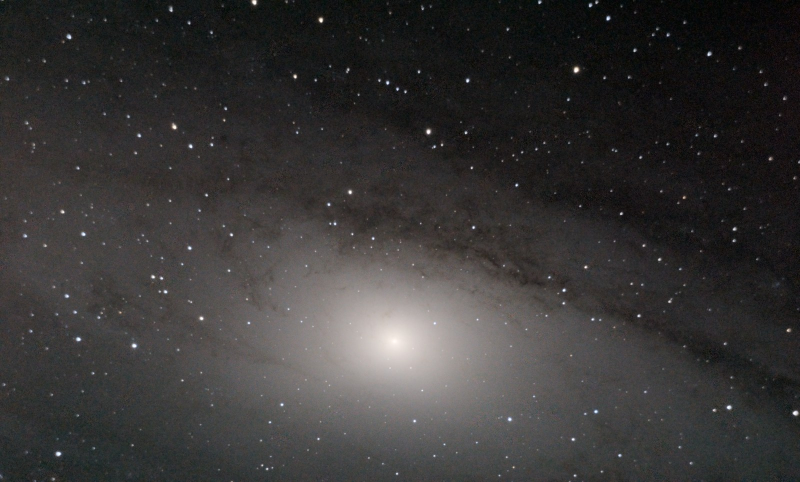
#> input picture observations/2026-10-03/images/andromeda-core-1600.jpg, 1600 x 964 px (shown at 1/2 size)
$ python level-planet.py ../../../../observations/2026-10-03/images/andromeda-core-1600.jpg out.png 5 5
#> lines starting #> are read from the running program, lines starting #| are printed output that depends on the picture
"""Turn a planet picture so its long axis (Saturn's rings) lies level, and crop round it. One Lanczos rotation.
Usage: level-planet.py <in.png> <out.png> [crop width] [crop height]"""
import sys, json
import numpy as np, cv2
im = cv2.imread(sys.argv[1], cv2.IMREAD_COLOR); cw = int(sys.argv[3]) if len(sys.argv) > 3 else 460; ch = int(sys.argv[4]) if len(sys.argv) > 4 else 260
#> further down, im is the input picture: shape (964, 1600, 3); mean B, G, R 54.2, 54.7, 56.4
g = cv2.cvtColor(im, cv2.COLOR_BGR2GRAY).astype(np.float64); m = g * (g > 0.12 * g.max())
#> after `m = g * (g > 0.12 * g.max())`:
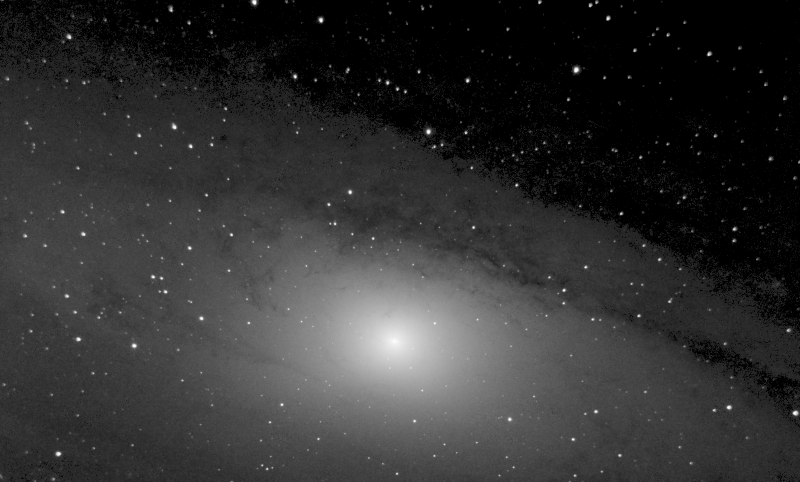
#> m: shape (964, 1600) float64 (shown at 1/2 size); min 0, max 255, mean 49.4
yy, xx = np.mgrid[0:g.shape[0], 0:g.shape[1]]; tot = m.sum(); cx, cy = (xx * m).sum() / tot, (yy * m).sum() / tot
#> after `tot = m.sum()`: tot = 76141294
#> after `cx, cy = ((xx * m).sum() / tot, (yy * m).sum() / tot)`: cx = 698; cy = 629.2
mu20, mu02, mu11 = ((xx - cx) ** 2 * m).sum() / tot, ((yy - cy) ** 2 * m).sum() / tot, ((xx - cx) * (yy - cy) * m).sum() / tot
#> mu20 = 151232.9; mu02 = 41740; mu11 = 24634
ang = 0.5 * np.degrees(np.arctan2(2 * mu11, mu20 - mu02))            # the long axis, degrees clockwise from level in picture terms
#> ang = 12.11
M = cv2.getRotationMatrix2D((cx, cy), ang, 1.0); M[0, 2] += cw / 2 - cx; M[1, 2] += ch / 2 - cy
#> after `M = cv2.getRotationMatrix2D((cx, cy), ang, 1.0)`: M = [[0.978, 0.21, -116.5], [-0.21, 0.978, 160.5]]
out = cv2.warpAffine(im, M, (cw, ch), flags=cv2.INTER_LANCZOS4, borderValue=0)
cv2.imwrite(sys.argv[2], out)
json.dump(dict(what="levelled on the long axis from brightness moments", source=sys.argv[1], turned_deg=round(float(ang), 2), centre=[round(float(cx), 1), round(float(cy), 1)], size=[cw, ch], resampling="one Lanczos-4 rotation"), open(sys.argv[2][:-4] + ".json", "w"), indent=1)
print("turned %.2f deg about (%.1f, %.1f), cropped %d x %d" % (ang, cx, cy, cw, ch))
#| turned 12.11 deg about (698.0, 629.2), cropped 5 x 5

$ run again, on observations/2026-10-03/images/andromeda-mosaic-1600.jpg
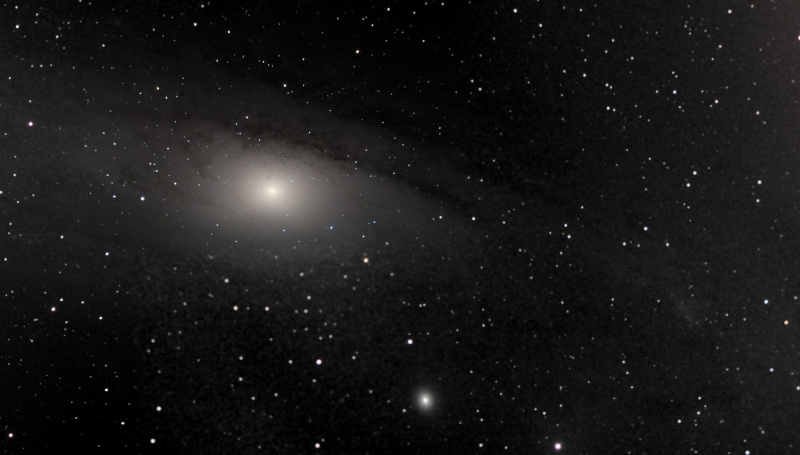
#> input picture observations/2026-10-03/images/andromeda-mosaic-1600.jpg, 1600 x 910 px (shown at 1/2 size)
#> im is the input picture: shape (910, 1600, 3); mean B, G, R 23, 23.1, 23.7
#> `m = g * (g > 0.12 * g.max())`:
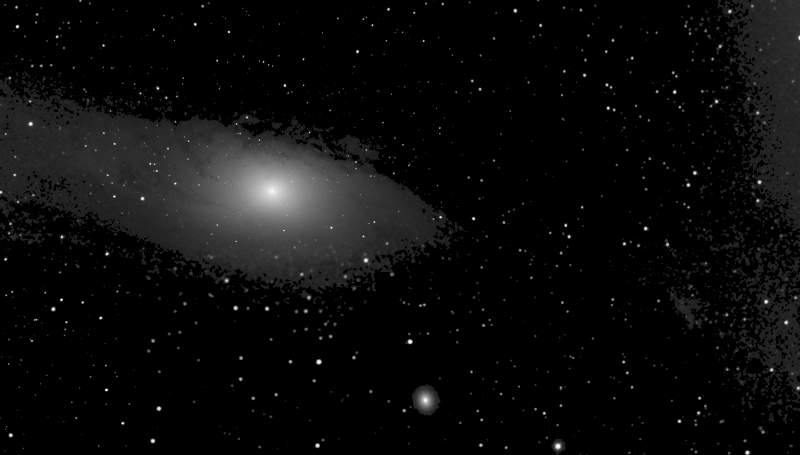
#> m: shape (910, 1600) float64 (shown at 1/2 size); min 0, max 255, mean 11.7
#> tot = 16980107
#> cx = 669.9; cy = 393.2
#> mu20 = 201588.7; mu02 = 24120.8; mu11 = 2672.4
#> ang = 0.863
#> M = [[1, 0.0151, -5.84], [-0.0151, 1, 10.13]]
#| turned 0.86 deg about (669.9, 393.2), cropped 5 x 5

$ run again, on observations/2026-10-03/images/andromeda-mosaic-frames-1600.jpg
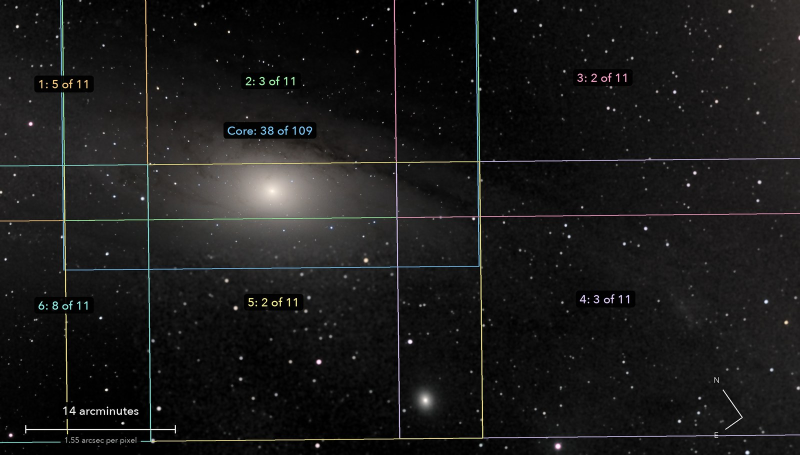
#> input picture observations/2026-10-03/images/andromeda-mosaic-frames-1600.jpg, 1600 x 910 px (shown at 1/2 size)
#> im is the input picture: shape (910, 1600, 3); mean B, G, R 25.4, 25.7, 26
#> `m = g * (g > 0.12 * g.max())`:
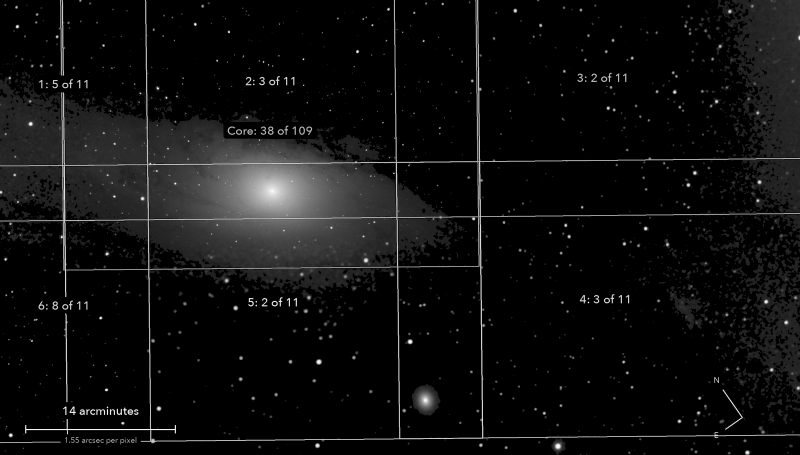
#> m: shape (910, 1600) float64 (shown at 1/2 size); min 0, max 255, mean 14.6
#> tot = 21297419
#> cx = 665.8; cy = 417.2
#> mu20 = 199274.6; mu02 = 35585.8; mu11 = 1134
#> ang = 0.397
#> M = [[1, 0.00693, -2.87], [-0.00693, 1, 4.62]]
#| turned 0.40 deg about (665.8, 417.2), cropped 5 x 5
